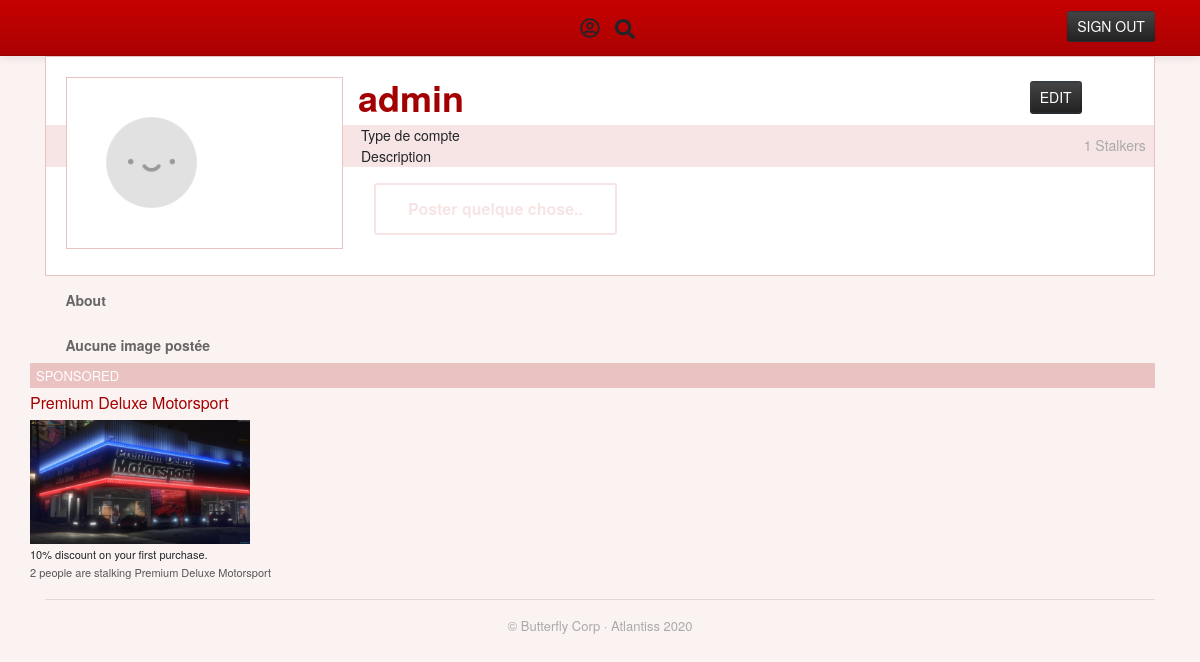
The page / (signed in) on the database its author committed.
### tables this page shows
CREATE TABLE `user` (
  `username` varchar(150) NOT NULL,
  `password` varchar(150) NOT NULL,
  `avatar` varchar(150) NOT NULL,
  `type` varchar(50) DEFAULT NULL,
  `description` varchar(150) DEFAULT NULL,
  `about` varchar(200) DEFAULT NULL
);

CREATE TABLE `ads` (
  `name` varchar(150) NOT NULL,
  `image` varchar(150) NOT NULL,
  `link` varchar(150) NOT NULL,
  `promo` varchar(50) NOT NULL
);

### index.php (the view, shortened to what this page needs)
<!DOCTYPE html>
<?php
  require 'database.php';
  try{
    if(isset($_SESSION['username'])){
      $username = $_SESSION['username'];
    }
    $avatarReq = 'SELECT avatar FROM user WHERE username ="'.$username.'";';
    $stalkers = 'SELECT COUNT(*) as stalkers FROM stalking WHERE stalked = "'.$username.'";';
    $typeReq = 'SELECT type FROM user WHERE username = "'.$username.'";';
    $descReq = 'SELECT description FROM user WHERE username = "'.$username.'";';
    $imagesReq = 'SELECT image, message FROM post WHERE usernameFK = "'.$username.'" AND image != "NULL";';
    $adReq = 'SELECT * FROM ads';
    if(isset($_SESSION['username'])){
      $avatar = $conn->prepare($avatarReq);
      $avatar->execute();
      $icon = $avatar->fetch(PDO::FETCH_ASSOC);
      $stalkers = $conn->query($stalkers);
      $stalkers = $stalkers->fetch(PDO::FETCH_ASSOC);
      $typeAcc = $conn->query($typeReq);
      $type = $typeAcc->fetch(PDO::FETCH_ASSOC);
      $descAcc = $conn->query($descReq);
      $description = $descAcc->fetch(PDO::FETCH_ASSOC);
      $imagesFetched = $conn->query($imagesReq);
      $imagesFetched = $imagesFetched->fetchAll(PDO::FETCH_ASSOC);
      $adReq = $conn->query($adReq);
      $ads = $adReq->fetchAll(PDO::FETCH_ASSOC);
    }
  }catch(PDOException $e){
    echo 'Échec lors de la requête SQL : ' . $e->getMessage();
  }
?>
<html lang="fr">
<head>
  <link rel="stylesheet" href="./assets/css/header.css">
  <link rel="stylesheet" href="./assets/css/index.css">
  <link rel="stylesheet" href="https://stackpath.bootstrapcdn.com/bootstrap/4.3.1/css/bootstrap.min.css">
  <link rel="stylesheet" href="https://cdnjs.cloudflare.com/ajax/libs/font-awesome/5.13.0/css/all.min.css">
</head>
<body>
  <?php require('header.php'); ?>
  <?php if(!empty($_SESSION['username'])): ?>
  <div class="container">
    <div class="row">
      <div class="col">
        <header>
          <div class="container">
            <div class="row">
              <div class="borderPic col-3">
                <?php if(!isset($_POST['edit'])): ?>
                <div class="profilePic">
                  <?php echo '<img src="'.$icon['avatar'].'" alt="profile pic" draggable="false" height="95%"/>'; ?>
                </div>
                <?php endif; ?>
              </div>
              <div class="col-8" style="padding-right: 0px!important;">
                <div class="row">
                  <div class="col name">
                    <h1><?php echo $username; ?></h1>
                  </div>
                  <div class="col">
                    <?php
                      if(empty($_GET['username'])){
                        echo '<form method="POST" action="index.php">';
                        echo '<button name="edit" type="submit" class="btn-sm btn-dark float-right" style="margin-top:7%;">EDIT</button>';
                        echo '</form>';
                      }
                    ?>
                  </div>
                </div>
                <div class="row banner">
                  <div class="col description">
                    <div class="row">
                      <div class="col-8">
                        <?php if(isset($_POST['edit'])): ?>
                          <form method="POST" id="descForm">
                            <input name="typeEdit" type="text" placeholder="Type of account" />
                            <input name="descEdit" type="text" placeholder="Description" />
                            <input class="btn-sm btn-dark" name="editDone" type="submit" />
                            <input class="btn-sm btn-dark" name="unset" value="Cancel" type="submit" />
                          </form>
                        <?php else: ?>
                            <?php if($type['type'] == NULL): ?>
                              <p>Type de compte</p>
                            <?php else: ?>
                              <p><?php echo $type['type']; ?></p>
                            <?php endif; ?>
                            <?php if($description['description'] == NULL): ?>
                              <p>Description</p>
                            <?php else: ?>
                              <p><?php echo $description['description']; ?></p>
                          <?php endif; ?>
                        <?php endif; ?>
                      </div>
                      <div class="col-4">
                        <span class="float-right stalkers"><?php echo $stalkers['stalkers']; ?> Stalkers</span>
                      </div>
                    </div>
                  </div>
                </div>
                <?php if(empty($_GET['username'])): ?>
                <div class="row">
                  <div class="col">
                    <div id="postSmth">
                      <button class="raise" id='postBtn'>Poster quelque chose..</button>
                    </div>
                  </div>
                </div>
                <?php endif; ?>
              </div>
            </div>
          </div>
        </header>
        </div>
      </div>
      <div class="row">
        <div class="col-3 about">
          <div class="row">
            <div class="col-12">
              <p style="font-weight:bold;color:#666;line-height:1.15;">About</p>
            </div>
            <div class="col-12 divImage">
              <?php if(!empty($imagesFetched)): ?>
              <div class="toggleImageDiv">
                <p style="font-weight:bold;color:#666;line-height:1.15;">Images</p>
              </div>
              <?php else: ?>
                <p style="font-weight:bold;color:#666;line-height:1.15;">Aucune image postée</p>
              <?php endif; ?>
            </div>
          </div>
        </div>
        <div class="col-6 wall" id="wall">
        </div>
        <div class="col-3 ads" id="ads" style="padding-left:0px;">
          <h3>Sponsored</h3>
          <?php
            foreach($ads as $val){
              $adStalking = [];
              $adStalkers = 'SELECT COUNT(*) as stalkers FROM stalking WHERE stalked = "'.$val['name'].'";';
              $adStalkers = $conn->query($adStalkers);
              $adStalkers = $adStalkers->fetch(PDO::FETCH_ASSOC);
              array_push($adStalking, $val['name'], $adStalkers['stalkers']);
              echo '<div class="ad">';
                echo '<h5><a href="'.$val['link'].'">'.$val['name'].'</a></h5>';
                echo '<a href="'.$val['link'].'"><img src="'.$val['image'].'" width="100%" alt="'.$val['name'].'"></a>';
                echo '<p>'.$val['promo'].'</p>';
                echo '<p style="opacity:0.75;">'.$adStalking["1"].' people are stalking '.$val['name'].'</p>';
              echo '</div>';
            }
          ?>
        </div>
      </div>
      <hr/>
      <footer><p style="padding-bottom:15px;">© Butterfly Corp · Atlantiss 2020</p></footer>
    </div>
    <?php endif; ?>
</body>
</html>

### assets/css/header.css (style rules this page uses)
* { box-sizing: border-box; padding: 0px; margin: 0px; font-family: "Helvetica Neue", Helvetica, Arial, sans-serif; }
:root { --mainpink: #FBF2F2; --borderCol: #EBC2C2; --descBg: #F7E5E5; }
body { font-size: calc(1vw + 1vh + .5vmin); background-color: var(--mainpink)!important; }
.btn-dark { background-image: linear-gradient(to bottom, #444444, #222222)!important; background-repeat: repeat-x!important; border-color: rgba(0, 0, 0, 0.1) rgba(0, 0, 0, 0.1) rgba(0, 0, 0, 0.25)!important; }
.btn-sm { padding: 0.10rem -0.5rem!important; }

### assets/css/index.css (style rules this page uses)
.profilePic { padding: 0px!important; overflow: hidden; height: 172px; width: 100%; user-select: none; }
.borderPic { padding: 3px!important; margin: 20px 0 0 20px; height: 172px; width: 172px; border: 1px solid var(--borderCol); background-color: #fff; z-index: 2; }
header { min-height: 220px; border: 1px solid var(--borderCol); background-color: #fff; }
.name h1 { margin-top: 20px; color: #A30002; font-size: 36px; line-height: 40px; font-weight: bold; }
.description { background-color: var(--descBg); padding-right: 0px!important; }
.banner { margin-right: -37px!important; margin-left: -207px!important; }
.banner p { padding-left: 195px; font-size: 14px; margin-bottom: 0px; }
@media only screen and (min-width: 990px) { .banner { margin-right: -58px!important; margin-left: -267px!important; } }
@media only screen and (min-width: 990px) { .banner p { padding-left: 253px; } }
@media only screen and (min-width: 1200px) { .banner { margin-right: -72px!important; margin-left: -312px!important; } }
@media only screen and (min-width: 1200px) { .banner p { padding-left: 300px; } }
.stalkers { margin-right: 8px; padding-top: 10px; color: #aaa; font-size: 14px; }
hr { margin: 20px 0; border: 0; border-top: 1px solid #eddddd; border-bottom: 1px solid #ffffff; }
footer p { color: #aaa; font-size: 13px; margin: 0 auto; text-align: center; }
.about { margin-top: 16px; }
.about p, .about textarea { margin-bottom: 0px; padding-left: 8%; padding-right: 8%; font-size: 14px; }
.divImage { margin-top: 10%; }
.raise { font-weight: bold; background: none; border: 2px solid; line-height: 1; margin: 1em; padding: 1em 2em; color: #F7E5E5; border-color: #F7E5E5; transition: 0.25s; border-radius: .2rem; }
#postSmth { margin: auto; }
.ads h3 { background-color: #EBC2C2; color: #fff; font-size: 13px; line-height: 1; margin: 10px 0 5px; padding: 6px; text-transform: uppercase; }
.ads h5 { font-size: 16px; }
.ad a { color: #a30002; }
.ad p { font-size: 11px; margin-bottom: 2px; margin-top: 2px; }

### rows shown on the page
user: avatar (placeholder picture)
ads: name "Premium Deluxe Motorsport", image+name (picture), promo "10% discount on your first purchase.", 1 "2"

### other values the page prints
$username "admin"
$stalkers['stalkers'] "1"
